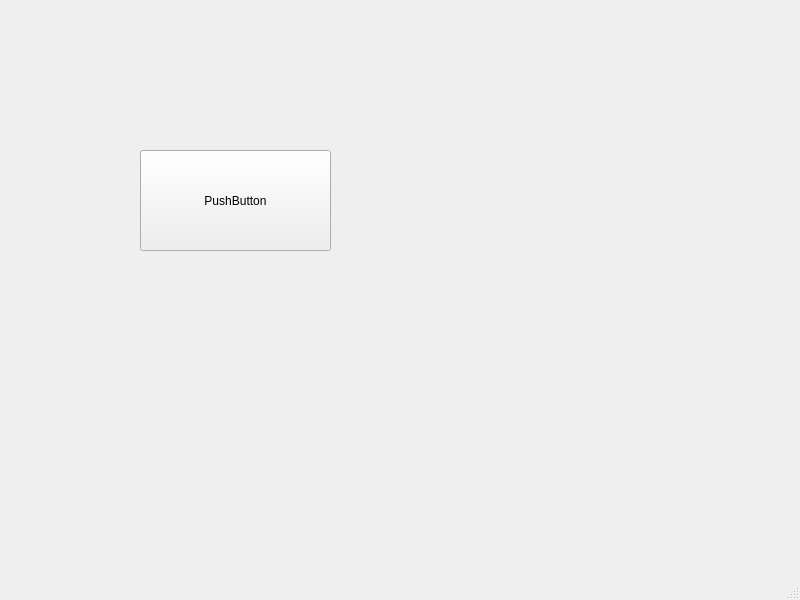
<?xml version="1.0" encoding="UTF-8"?>
<ui version="4.0">
 <class>MainWindow</class>
 <widget class="QMainWindow" name="MainWindow">
  <property name="geometry">
   <rect>
    <x>0</x>
    <y>0</y>
    <width>800</width>
    <height>600</height>
   </rect>
  </property>
  <property name="windowTitle">
   <string>MainWindow</string>
  </property>
  <widget class="QWidget" name="centralwidget">
   <widget class="QPushButton" name="pushButton">
    <property name="geometry">
     <rect>
      <x>140</x>
      <y>150</y>
      <width>191</width>
      <height>101</height>
     </rect>
    </property>
    <property name="text">
     <string>PushButton</string>
    </property>
   </widget>
  </widget>
  <widget class="QMenuBar" name="menubar">
   <property name="geometry">
    <rect>
     <x>0</x>
     <y>0</y>
     <width>800</width>
     <height>26</height>
    </rect>
   </property>
  </widget>
  <widget class="QStatusBar" name="statusbar"/>
 </widget>
 <resources/>
 <connections/>
</ui>
